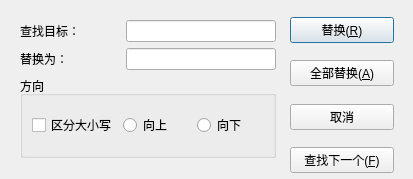
<?xml version="1.0" encoding="UTF-8"?>
<ui version="4.0">
 <class>ReplaceDialog</class>
 <widget class="QDialog" name="ReplaceDialog">
  <property name="geometry">
   <rect>
    <x>0</x>
    <y>0</y>
    <width>413</width>
    <height>179</height>
   </rect>
  </property>
  <property name="sizePolicy">
   <sizepolicy hsizetype="Fixed" vsizetype="Fixed">
    <horstretch>0</horstretch>
    <verstretch>0</verstretch>
   </sizepolicy>
  </property>
  <property name="minimumSize">
   <size>
    <width>413</width>
    <height>179</height>
   </size>
  </property>
  <property name="maximumSize">
   <size>
    <width>413</width>
    <height>179</height>
   </size>
  </property>
  <widget class="QWidget" name="layoutWidget">
   <property name="geometry">
    <rect>
     <x>20</x>
     <y>20</y>
     <width>256</width>
     <height>138</height>
    </rect>
   </property>
   <layout class="QVBoxLayout" name="verticalLayout_3">
    <item>
     <layout class="QVBoxLayout" name="verticalLayout_2">
      <item>
       <layout class="QHBoxLayout" name="horizontalLayout_2">
        <item>
         <widget class="QLabel" name="label">
          <property name="sizePolicy">
           <sizepolicy hsizetype="Fixed" vsizetype="Preferred">
            <horstretch>0</horstretch>
            <verstretch>0</verstretch>
           </sizepolicy>
          </property>
          <property name="minimumSize">
           <size>
            <width>100</width>
            <height>0</height>
           </size>
          </property>
          <property name="maximumSize">
           <size>
            <width>100</width>
            <height>16777215</height>
           </size>
          </property>
          <property name="text">
           <string>查找目标：</string>
          </property>
         </widget>
        </item>
        <item>
         <widget class="QLineEdit" name="lineEdit"/>
        </item>
       </layout>
      </item>
      <item>
       <layout class="QHBoxLayout" name="horizontalLayout_3">
        <item>
         <widget class="QLabel" name="label_2">
          <property name="sizePolicy">
           <sizepolicy hsizetype="Fixed" vsizetype="Preferred">
            <horstretch>0</horstretch>
            <verstretch>0</verstretch>
           </sizepolicy>
          </property>
          <property name="minimumSize">
           <size>
            <width>100</width>
            <height>0</height>
           </size>
          </property>
          <property name="maximumSize">
           <size>
            <width>100</width>
            <height>16777215</height>
           </size>
          </property>
          <property name="text">
           <string>替换为：   </string>
          </property>
         </widget>
        </item>
        <item>
         <widget class="QLineEdit" name="lineEdit_2"/>
        </item>
       </layout>
      </item>
     </layout>
    </item>
    <item>
     <widget class="QGroupBox" name="groupBox">
      <property name="title">
       <string>方向</string>
      </property>
      <layout class="QHBoxLayout" name="horizontalLayout">
       <item>
        <widget class="QCheckBox" name="checkBox">
         <property name="text">
          <string>区分大小写</string>
         </property>
        </widget>
       </item>
       <item>
        <widget class="QRadioButton" name="radioButton">
         <property name="text">
          <string>向上</string>
         </property>
        </widget>
       </item>
       <item>
        <widget class="QRadioButton" name="radioButton_2">
         <property name="text">
          <string>向下</string>
         </property>
        </widget>
       </item>
      </layout>
     </widget>
    </item>
   </layout>
  </widget>
  <widget class="QWidget" name="layoutWidget">
   <property name="geometry">
    <rect>
     <x>290</x>
     <y>17</y>
     <width>104</width>
     <height>156</height>
    </rect>
   </property>
   <layout class="QVBoxLayout" name="verticalLayout">
    <item>
     <widget class="QPushButton" name="pushButton_3">
      <property name="text">
       <string>替换(&amp;R)</string>
      </property>
     </widget>
    </item>
    <item>
     <spacer name="verticalSpacer_2">
      <property name="orientation">
       <enum>Qt::Orientation::Vertical</enum>
      </property>
      <property name="sizeHint" stdset="0">
       <size>
        <width>20</width>
        <height>40</height>
       </size>
      </property>
     </spacer>
    </item>
    <item>
     <widget class="QPushButton" name="pushButton_4">
      <property name="text">
       <string>全部替换(&amp;A)</string>
      </property>
     </widget>
    </item>
    <item>
     <spacer name="verticalSpacer">
      <property name="orientation">
       <enum>Qt::Orientation::Vertical</enum>
      </property>
      <property name="sizeHint" stdset="0">
       <size>
        <width>20</width>
        <height>40</height>
       </size>
      </property>
     </spacer>
    </item>
    <item>
     <widget class="QPushButton" name="pushButton_2">
      <property name="text">
       <string>取消</string>
      </property>
     </widget>
    </item>
    <item>
     <spacer name="verticalSpacer_3">
      <property name="orientation">
       <enum>Qt::Orientation::Vertical</enum>
      </property>
      <property name="sizeHint" stdset="0">
       <size>
        <width>20</width>
        <height>40</height>
       </size>
      </property>
     </spacer>
    </item>
    <item>
     <widget class="QPushButton" name="pushButton">
      <property name="text">
       <string>查找下一个(&amp;F)</string>
      </property>
     </widget>
    </item>
   </layout>
  </widget>
 </widget>
 <resources/>
 <connections/>
</ui>
